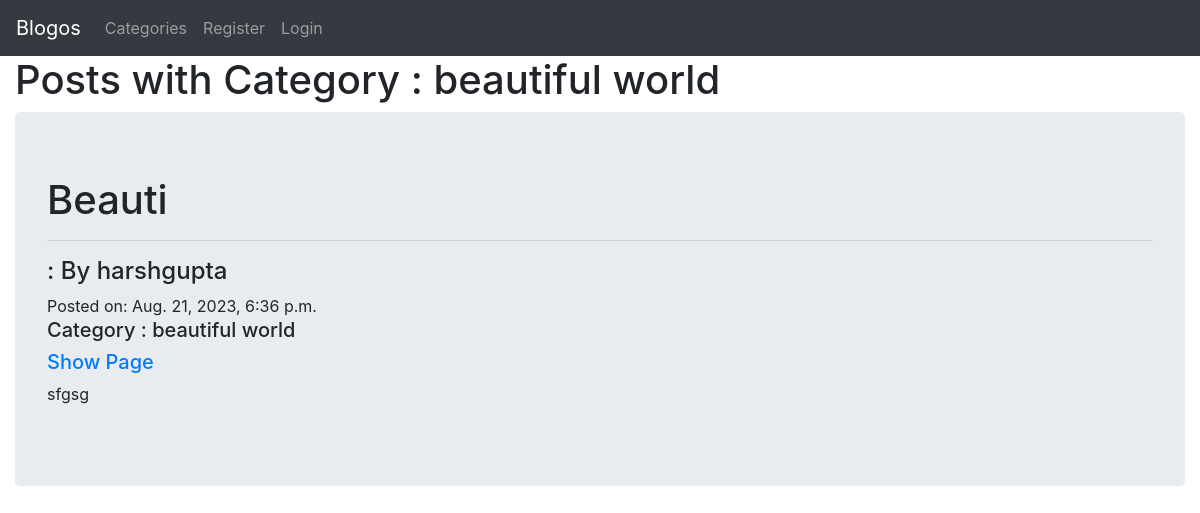
The app's page /artical/ViewCategory/beautiful world, older data.
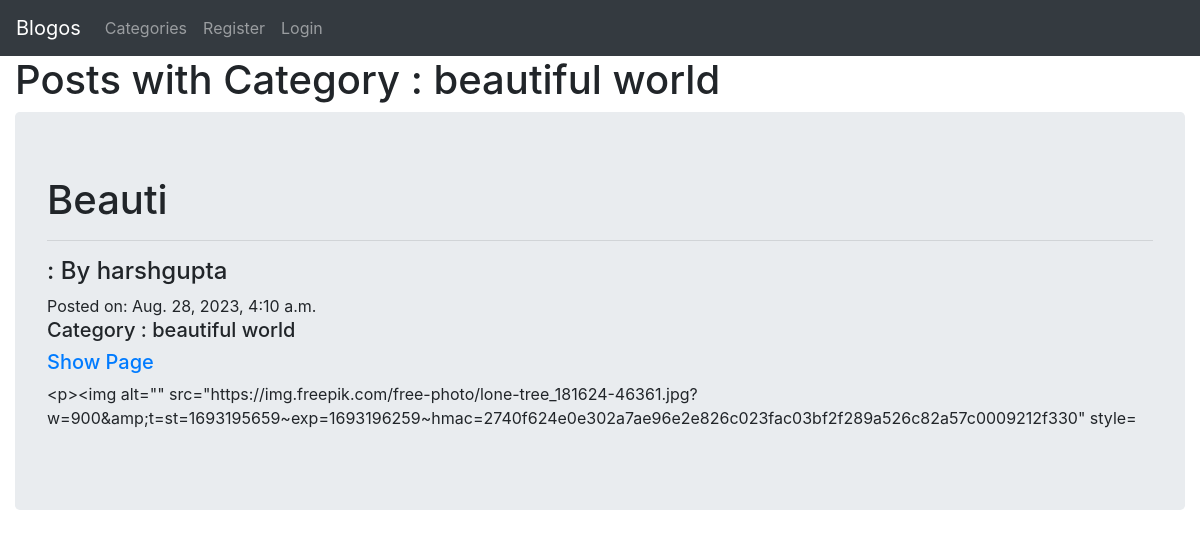
The same page, newer data.
### blog/models.py (models this page shows, shortened)
class Post(models.Model):
    title = models.CharField(max_length=255)
    title_tag = models.CharField(max_length=255)
    author = models.ForeignKey(User,on_delete=models.CASCADE)
    body = RichTextField(blank=True, null=True)
    post_date = models.DateTimeField(auto_now=True) ## Whenever we create new blogposts, automatically assign a date to it.
    category = models.CharField(max_length=255,default='uncategorised')
    snippet = models.CharField(max_length=255,default='Click link above to read the blogpost.')
    header_image = models.ImageField(null=True,blank=True,upload_to='images/')

### blog/views.py (the view)
# urls.py: path('artical/ViewCategory/<str:cats>',CategoryViewTwo,name='categoryTwo'),
def CategoryViewTwo(request,cats):
    category_posts = Post.objects.filter(category = cats.replace('-',' '))
    return render(request,'categoryContent.html',{'category_posts':category_posts, 'cats':cats.replace('-',' ')})

### blog/templates/categoryContent.html (shortened to what this page needs)
{% extends 'home.html' %}
{%block content%}
{% if category_posts %}
<h1>Posts with Category : {{cats}}</h1>
{% for post in category_posts %}
            <div class="jumbotron">
                <h1>{{post.title}} </h1>
                <hr><h4>: By {{post.author}}</h4><span>   Posted on: {{post.post_date}}</span><br>
                <h5>Category : {{post.category}}</h5>
                <h5><a href="{% url 'articaldetails' post.pk %}">Show Page</a></h5>
                <p>{{post.body|slice:":200"}}</p>
              </div>
            {% endfor %}
            {%else%}
            <div class="container"><h1>Error 404</h1></div>
{%endif%}
{%endblock%}

Row changes from the older to the newer data that the page shows:
changed Post "Beauti": post_date "Aug. 21, 2023, 6:36 p.m." → "Aug. 28, 2023, 4:10 a.m."; body "sfgsg" → "<p><img alt=\"\" src=\"https://img.freepik.com/free-photo/lone-tree_181624-46361.jpg?w=900&amp;t=st=1693195659~exp=1693196259~hmac=2740f624e0e302a7ae96e2e826c023fac03bf2f289a526c82a57c0009212f330\" style="
